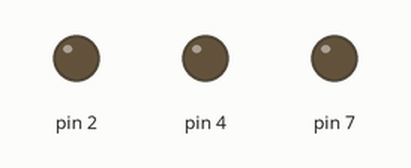
Simulated run of this sketch. Board: Arduino Uno, built with avr-gcc and run on an emulated ATmega328P. Shown: output pins drawn as LEDs (lit = HIGH).

Above: at 0.2 s.
At 0.7 s:
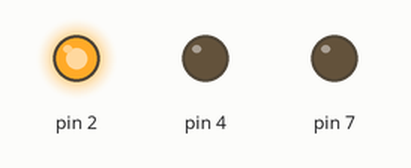
At 1.2 s:
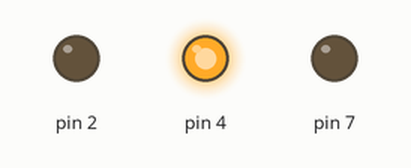
At 2.7 s:
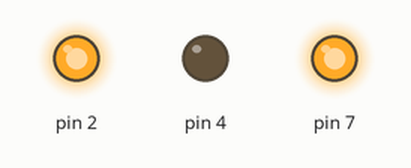
At 3.7 s:
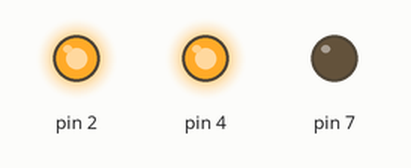
At 5.7 s:
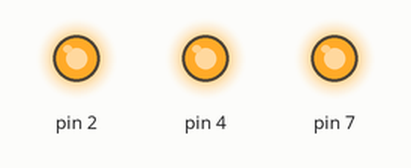
Timing chart, 0 to 6.9 s (numbered marks = the images above):
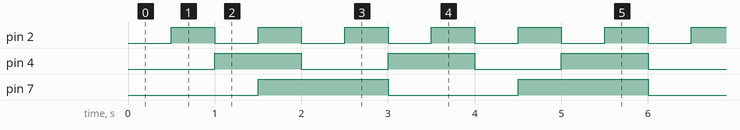

Measured:
- by itself, pin 2: alternates HIGH for 0.50 s and LOW for 0.50 s
- by itself, pin 4: alternates HIGH for 1.0 s and LOW for 1.0 s
- by itself, pin 7: alternates HIGH for 1.5 s and LOW for 1.5 s

The sketch:

q1_blinking_led.ino
```cpp
unsigned long prev1 = 0;
unsigned long prev2 = 0;
unsigned long prev3 = 0;

int interval1 = 500;
int interval2 = 1000;
int interval3 = 1500;

bool state1 = LOW;
bool state2 = LOW;
bool state3 = LOW;

void setup(){
  pinMode(2, OUTPUT);
  pinMode(4, OUTPUT);
  pinMode(7, OUTPUT);
}

void loop(){
  unsigned long current = millis();

  if(current - prev1 >= interval1){
    prev1 = current;
    state1 = !state1;
    digitalWrite(2, state1);
  }

  if (current - prev2 >= interval2) {
    prev2 = current;
    state2 = !state2;
    digitalWrite(4, state2);
  }

  if (current - prev3 >= interval3) {
    prev3 = current;
    state3 = !state3;
    digitalWrite(7, state3);
  }
}
```
